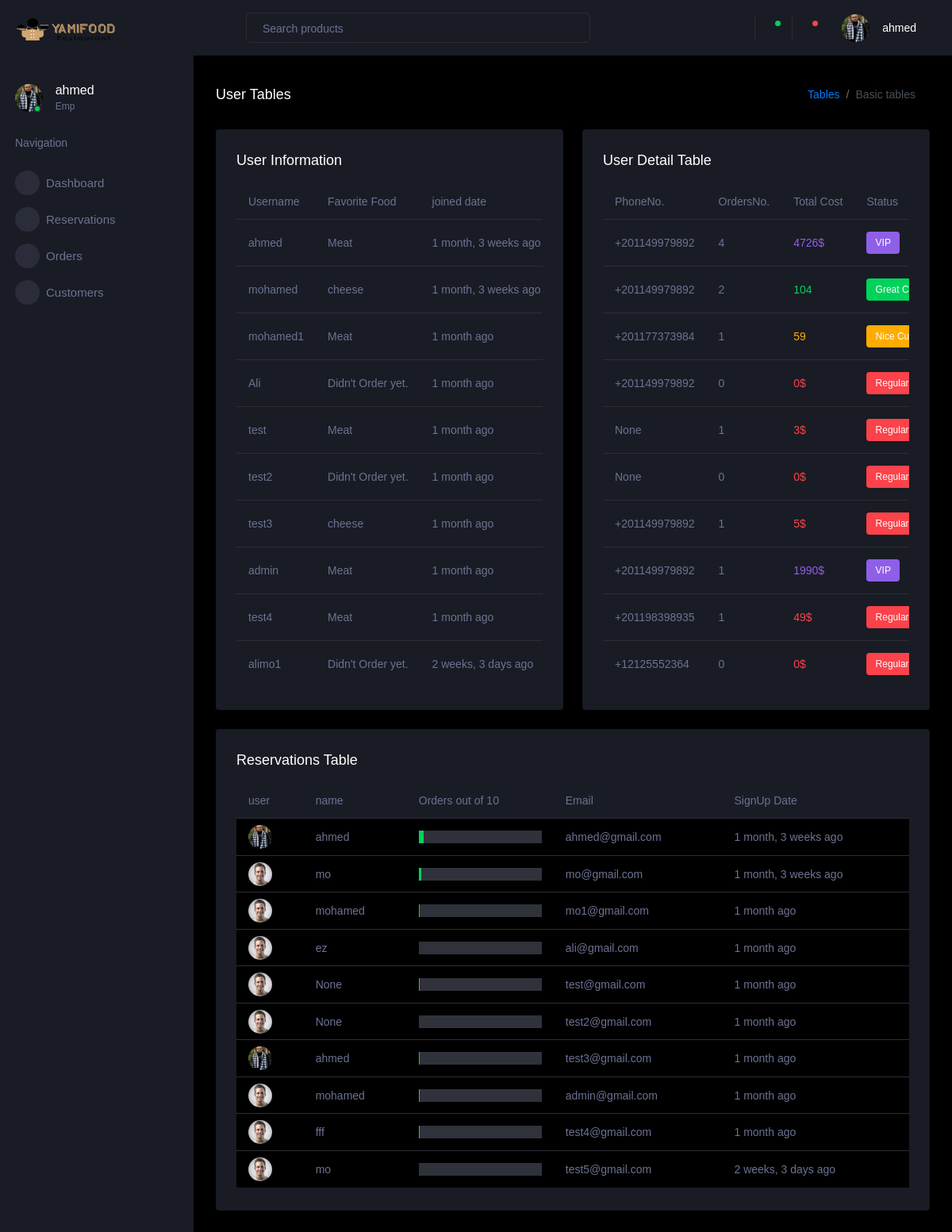
The page /CustomerTables/ (signed in) on the database as committed earlier.
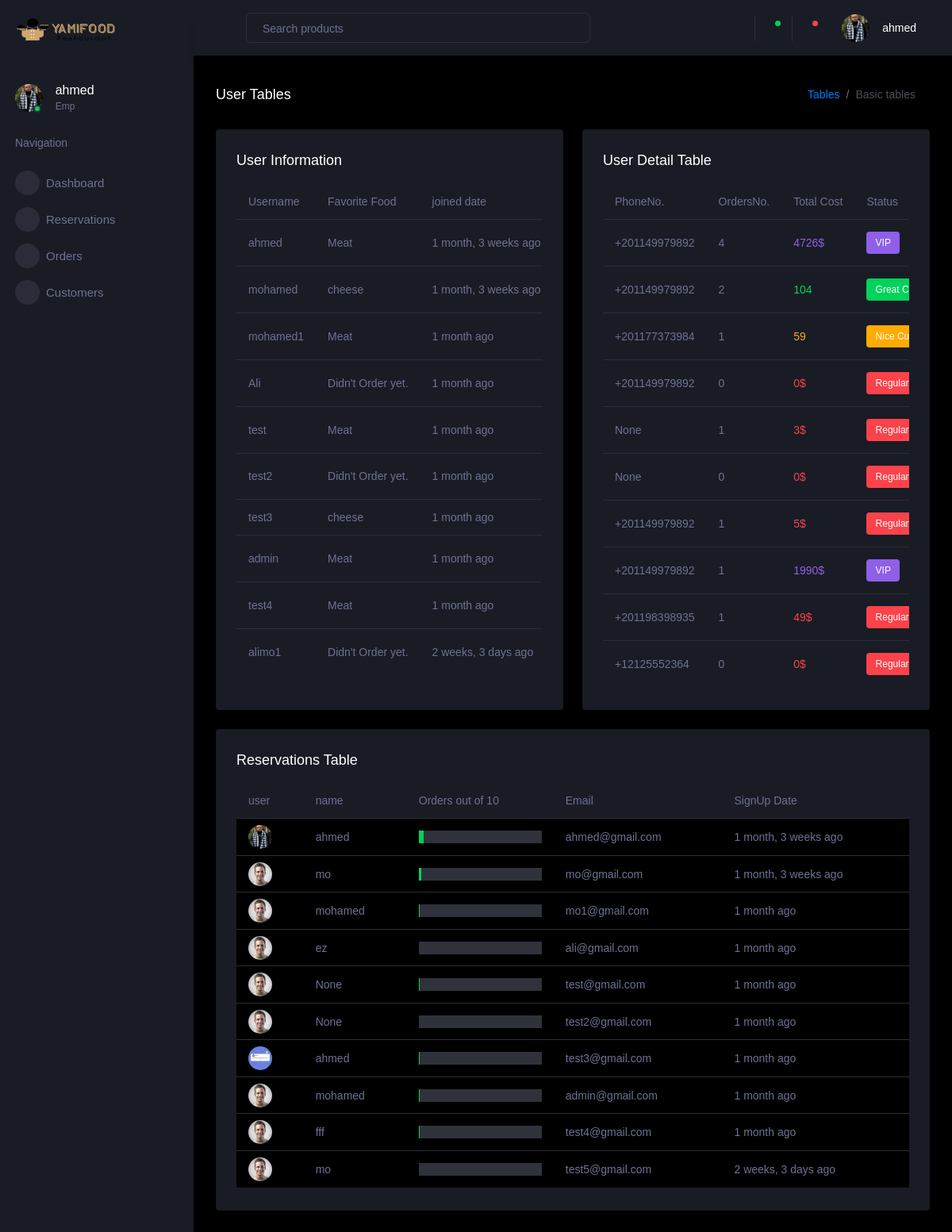
The same page on the database as committed later.
### Res/models.py (models this page shows, shortened)
class User(AbstractUser):
    pic = models.ImageField(null = True , default="profile-7.jpg")
    Email = models.EmailField(unique=True)
    name = models.CharField(max_length=200, null = True)
    location = PlainLocationField(based_fields=['Cairo'], zoom=7)
    phone_number = PhoneNumberField(null=True)
    USERNAME_FIELD = 'Email'
    REQUIRED_FIELDS = []
    def role(self):
        return str(self.groups.all()[0])
    def NumberOfOrders(self):
        orders = Orders.objects.filter(user__Email = self.Email).count()
        return orders
    def NumberOfReservations(self):
        reservations = Reservation.objects.filter(user__Email = self.Email).count()
        return reservations
    def FavoriteFood(self):
        FoodList = []
        orders = Orders.objects.filter(user__id=self.id)
        if len(orders) != 0:
            for order in orders:
                FoodList.append(order.items.name)
            return max(((item, FoodList.count(item)) for item in set(FoodList)), key=lambda a: a[1])[0]
        else:
            return "Didn't Order yet."
    def UserTotalOrdersPrice(self):
        TotalPrice = 0
        userorders = Orders.objects.filter(user=self)
        for price in userorders:
            TotalPrice = TotalPrice + price.total_price()
        return int(TotalPrice)

class Orders(models.Model):
    created = models.DateTimeField(auto_now_add=True)
    items = models.ForeignKey(Items, on_delete=models.CASCADE)
    user = models.ForeignKey(User ,on_delete = models.CASCADE )
    more_information = models.TextField(null=True)
    quantity = models.IntegerField(default=1)
    def total_price(self):
        return int(self.quantity * self.items.price)

class Items(models.Model):
    FOOD_CHOICES = (
    ("denner", "denner"),
    ("lunch", "lunch"),
    ("drinks", "drinks"),
)
    name = models.CharField(max_length=200)
    image = models.ImageField(default = 'post-img-03.jpg')
    quantity = models.IntegerField(default= 1)
    description = models.TextField(default='Great test food')
    price = models.FloatField(default=1.99)
    type = models.CharField(max_length=10,choices= FOOD_CHOICES, default= "lunch")

### Res/views.py (the view)
# urls.py: path('CustomerTables/', views.CustomerTables , name ='CustomerTables'),
@login_required(login_url='login')
def CustomerTables(request):
    users = User.objects.all()
    if request.method == "POST":
        search = request.POST.get("search")
        if search != None :
            users = User.objects.filter(Q(name__icontains=search) | Q(Email__icontains=search) |Q(phone_number__icontains=search)|Q(date_joined__icontains=search)|Q(orders__id__icontains=search))
    context = {"users":users}
    return render(request,'Res/Tables/CustomerTables.html',context)

### Res/Templates/Res/Tables/CustomerTables.html (shortened to what the changed rows need)
<!DOCTYPE html>
<html lang="en">
  {%load static%}
{%include 'Res/AdminHead.html'%}
  <body>
    <div class="container-scroller">
      <div class="container-fluid page-body-wrapper">
        <div class="main-panel">
          <div class="content-wrapper">
            <div class="row">
              <div class="col-lg-6 grid-margin stretch-card">
                <div class="card">
                  <div class="card-body">
                    <div class="table-responsive">
                      <table class="table">
                        <thead>
                          <tr>
                            <th>Username</th>
                            <th>Favorite Food</th>
                            <th>joined date</th>
                          </tr>
                        </thead>
                        <tbody>
                          {%for user in users%}
                          <tr>
                            <td>{{user.username}}</td>
                            <td>{{user.FavoriteFood}}</td>
                            <td>{{user.date_joined|timesince}} ago</td>
                          </tr>
                            {%endfor%}
                        </tbody>
                      </table>
                    </div>
                  </div>
                </div>
              </div>
              <div class="col-lg-6 grid-margin stretch-card">
                <div class="card">
                  <div class="card-body">
                    <div class="table-responsive">
                      <table class="table table-hover">
                        <thead>
                          <tr>
                            <th>PhoneNo.</th>
                            <th>OrdersNo.</th>
                            <th>Total Cost </th>
                            <th>Status</th>
                          </tr>
                        </thead>
                        <tbody>
                          {% for user in users%}
                          <tr>
                            <td>{{user.phone_number}}</td>
                            <td>{{user.NumberOfOrders}}</td>
                            {%if user.UserTotalOrdersPrice < 50 %}
                            <td class="text-danger"> {{user.UserTotalOrdersPrice}}$</td>
                            <td><label class="badge badge-danger">Regular </label></td>
                            {%elif user.UserTotalOrdersPrice >= 50  and  user.UserTotalOrdersPrice < 100 %}
                            <td class="text-warning"> {{user.UserTotalOrdersPrice}} </td>
                            <td><label class="badge badge-warning">Nice Customer</label></td>
                            {%elif user.UserTotalOrdersPrice >= 100  and  user.UserTotalOrdersPrice < 200 %}
                            <td class="text-success">{{user.UserTotalOrdersPrice}}</td>
                            <td><label class="badge badge-success"> Great Customer</label></td>
                            {%elif user.UserTotalOrdersPrice >= 200  %}
                            <td class="text-info"> {{user.UserTotalOrdersPrice}}$</td>
                            <td><label class="badge badge-info">VIP</label></td>
                              {%endif%}
                          </tr>
                            {%endfor%}
                        </tbody>
                      </table>
                    </div>
                  </div>
                </div>
              </div>
              <div class="col-lg-12 grid-margin stretch-card">
                <div class="card">
                  <div class="card-body">
                    <div class="table-responsive">
                      <table class="table table-striped">
                        <thead>
                          <tr>
                            <th> user </th>
                            <th> name </th>
                            <th> Orders out of 10 </th>
                            <th> Email </th>
                            <th> SignUp Date </th>
                          </tr>
                        </thead>
                        <tbody>
                          {%for user in users%}
                          <tr>
                            <td class="py-1">
                              <img src="{{ user.pic.url }}" alt="image" />
                            </td>
                            <td> {{user.name}}</td>
                            <td>
                              <div class="progress">
                              </div>
                            </td>
                            <td> {{user.email}} </td>
                            <td>{{user.date_joined|timesince}} ago</td>
                          </tr>
                          <tr>
                          {%endfor%}
                        </tbody>
                      </table>
                    </div>
                  </div>
                </div>
              </div>
            </div>
          </div>
        </div>
      </div>
    </div>
  </body>
</html>

Rows that differ between the two databases and show on the page:
changed User "test3": pic: a different picture
